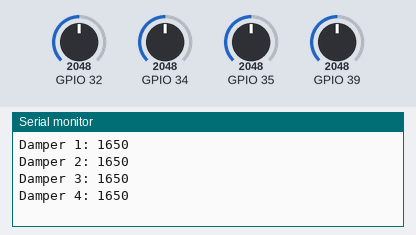
A program run on a simulated ESP32. On the bench: the last lines printed to the serial monitor. The test bench sets the inputs (shaded band); at power-on: GPIO 32 = 2048, GPIO 34 = 2048, GPIO 35 = 2048, GPIO 39 = 2048.

Above: at 0.8 s.
0.9 s: GPIO 32 set to 2866
2.4 s: GPIO 34 set to 2866
At 3.7 s:
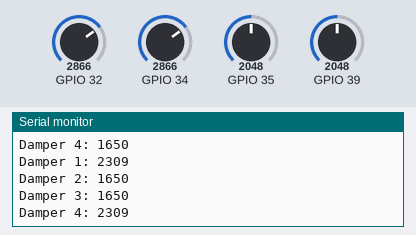
3.9 s: GPIO 35 set to 2866
At 4.8 s:
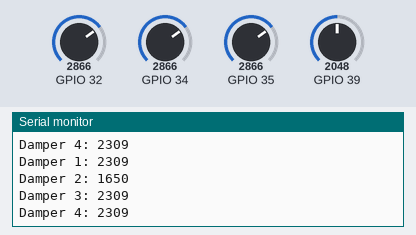
5.4 s: GPIO 39 set to 2866
At 6.7 s:
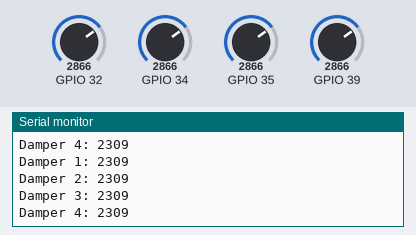
6.9 s: GPIO 32 set to 3972
8.4 s: GPIO 34 set to 3972
At 9.8 s:
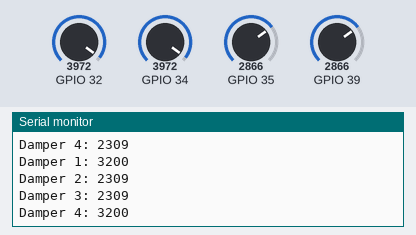
Timing chart, 0 to 10.9 s (numbered marks = the images above; inputs shaded):
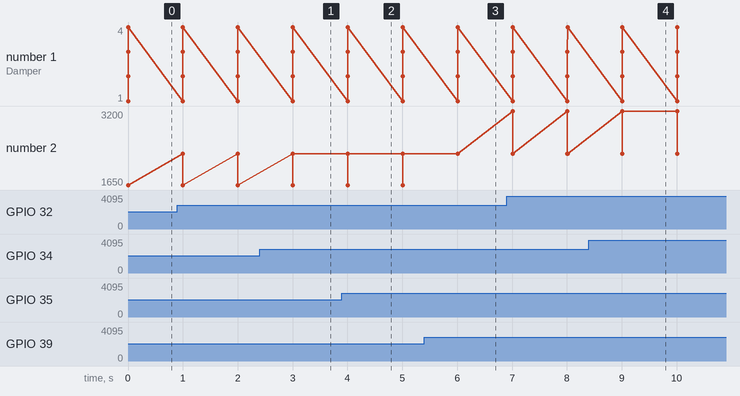

Measured:
- after the input at 2.4 s, the serial monitor: prints a new line after 0.60 s (image 1)
- after the input at 3.9 s, the serial monitor: prints a new line after 0.11 s (image 2)
- after the input at 5.4 s, the serial monitor: prints a new line after 0.61 s (image 3)
- after the input at 8.4 s, the serial monitor: prints a new line after 0.61 s (image 4)

The program:

main.cpp
```cpp
#include <Arduino.h>
#include "esp_log.h"
#include "freertos/FreeRTOS.h"
#include "freertos/task.h"
#include "driver/adc.h"
#include "esp_adc_cal.h"
#include "ADCSensors/adcTest.hpp"

#if CONFIG_IDF_TARGET_ESP32
#define ADC_EXAMPLE_CALI_SCHEME     ESP_ADC_CAL_VAL_EFUSE_VREF
#elif CONFIG_IDF_TARGET_ESP32S2
#define ADC_EXAMPLE_CALI_SCHEME     ESP_ADC_CAL_VAL_EFUSE_TP
#elif CONFIG_IDF_TARGET_ESP32C3
#define ADC_EXAMPLE_CALI_SCHEME     ESP_ADC_CAL_VAL_EFUSE_TP
#elif CONFIG_IDF_TARGET_ESP32S3
#define ADC_EXAMPLE_CALI_SCHEME     ESP_ADC_CAL_VAL_EFUSE_TP_FIT
#endif
esp_adc_cal_characteristics_t adc_chars1;
esp_adc_cal_characteristics_t adc_chars2;


// static bool adc_calibration_init(void)
// {
//     esp_err_t ret;
//     bool cali_enable = false;
//   Serial.println("Hei");
//     ret = esp_adc_cal_check_efuse(ADC_EXAMPLE_CALI_SCHEME);
//     if (ret == ESP_ERR_NOT_SUPPORTED) {
//         Serial.println("Calibration scheme not supported, skip software calibration");
//     }
//     else if (ret == ESP_ERR_INVALID_VERSION) {
//         Serial.println("eFuse not burnt, skip software calibration");
//     }
//     else if (ret == ESP_OK) {
//       Serial.println("Hei");
//         cali_enable = true;

//         //esp_adc_cal_characterize(ADC_UNIT_2, ADC_EXAMPLE_ATTEN, ADC_WIDTH_BIT_DEFAULT, 0, &adc2_chars);
//     }

//     //

//     return cali_enable;
// }
// double ReadVoltage(double reading ){

//   if(reading < 1 || reading > 4095) return 0;
//   // return -0.000000000009824 * pow(reading,3) + 0.000000016557283 * pow(reading,2) + 0.000854596860691 * reading + 0.065440348345433;
//   return -0.000000000000016 * pow(reading,4) + 0.000000000118171 * pow(reading,3)- 0.000000301211691 * pow(reading,2)+ 0.001109019271794 * reading + 0.034143524634089;
//}

// void setup() {
//   Serial.begin(9600);
//   vTaskDelay(pdMS_TO_TICKS(1000));

  // esp_adc_cal_characterize(ADC_UNIT_1, ADC_ATTEN_DB_11, ADC_WIDTH_BIT_12, 0, &adc_chars1);
  // esp_adc_cal_characterize(ADC_UNIT_1, ADC_ATTEN_DB_11, ADC_WIDTH_BIT_9, 0, &adc_chars2);
  // int voltage = 0;
  // bool cali_enable = true;

  // ESP_ERROR_CHECK(adc1_config_width(ADC_WIDTH_BIT_12));
  // ESP_ERROR_CHECK(adc1_config_channel_atten(ADC1_CHANNEL_4, ADC_ATTEN_DB_11));


//   for (;;) {
//       int adc_raw = adc1_get_raw(ADC1_CHANNEL_4);

//       if(cali_enable){
//         voltage=esp_adc_cal_raw_to_voltage(adc_raw, &adc_chars1);
//         Serial.print("cali data: ");
//         Serial.println(voltage);
//       }

//       // double voltage2 = ReadVoltage(adc_raw);
//       // Serial.print("polynomial data: ");
//       // Serial.println(voltage2*100);


//       vTaskDelay(pdMS_TO_TICKS(500));
//   }
// }

// void loop() {
//   // Your loop code here
// }


void setup() {
Serial.begin(9600);
  adcTest damper1(ADC1_CHANNEL_4);
  adcTest damper2(ADC1_CHANNEL_3);
  adcTest damper3(ADC1_CHANNEL_7);
  adcTest damper4(ADC1_CHANNEL_6);
  while (1){
  Serial.print("Damper 1: ");
  Serial.println(damper1.readVoltage());

  Serial.print("Damper 2: ");
  Serial.println(damper2.readVoltage());

  Serial.print("Damper 3: ");
  Serial.println(damper3.readVoltage());

  Serial.print("Damper 4: ");
  Serial.println(damper4.readVoltage());

  vTaskDelay(pdMS_TO_TICKS(1000));
  }

}

void loop () {


}
```

adcTest.cpp
```cpp
#include "adcTest.hpp"

adcTest::adcTest(adc1_channel_t tempChannel, adc_unit_t tempUnit, adc_atten_t tempAtten, adc_bits_width_t tempBits) :
 channel(tempChannel), unit(tempUnit), atten(tempAtten), bits(tempBits) {
     esp_adc_cal_characterize(unit, atten, bits, 0, &adc_chars);
     esp_adc_cal_check_efuse(ESP_ADC_CAL_VAL_EFUSE_VREF);
     ESP_ERROR_CHECK(adc1_config_width(bits));
     ESP_ERROR_CHECK(adc1_config_channel_atten(channel, atten));

 }

int adcTest::readVoltage() {
    int voltage = adc1_get_raw(channel);
    return esp_adc_cal_raw_to_voltage(adc1_get_raw(channel), &adc_chars);
}
```

adcTest.hpp
```cpp
#pragma once
#include "driver/adc.h"
#include "esp_adc_cal.h"
#include <Arduino.h>

//?adcObj

class adcTest {
private:
    esp_adc_cal_characteristics_t adc_chars;
    adc_unit_t unit;
    adc_atten_t atten;
    adc_bits_width_t bits;
    adc1_channel_t channel;
public:
    adcTest(adc1_channel_t tempChannel, adc_unit_t tempUnit=ADC_UNIT_1, adc_atten_t tempAtten= ADC_ATTEN_DB_11,
    adc_bits_width_t tempBits = ADC_WIDTH_BIT_12);
    int readVoltage();


};
```
